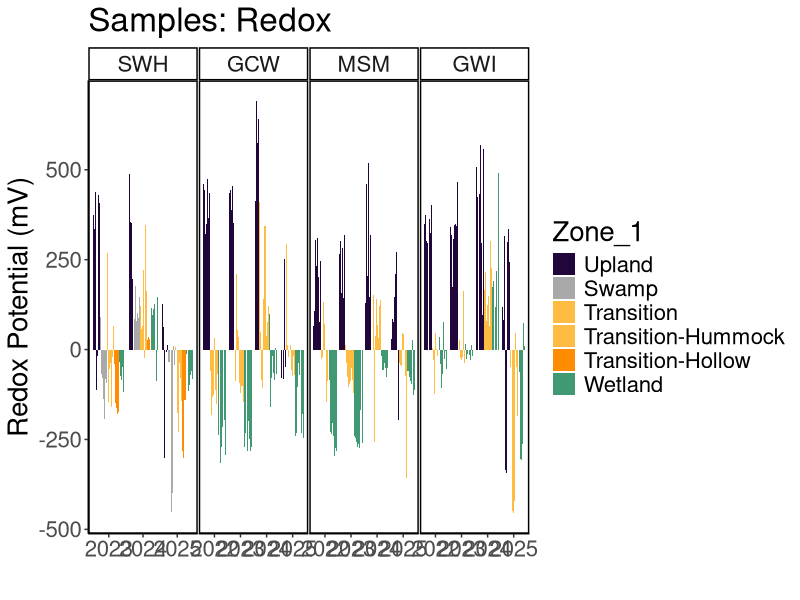
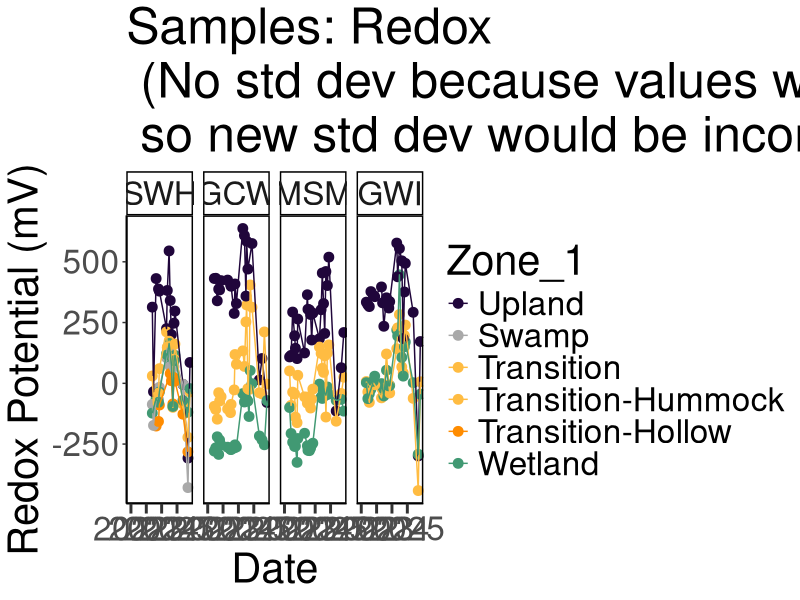
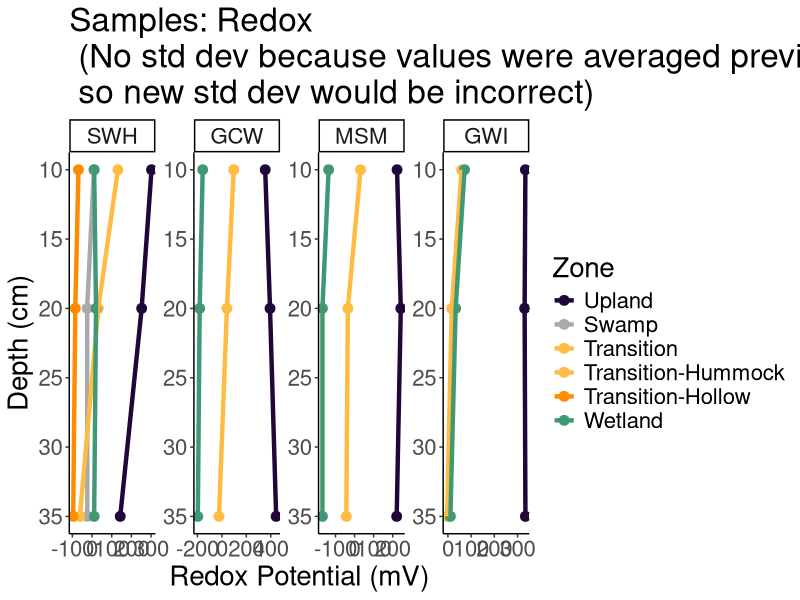
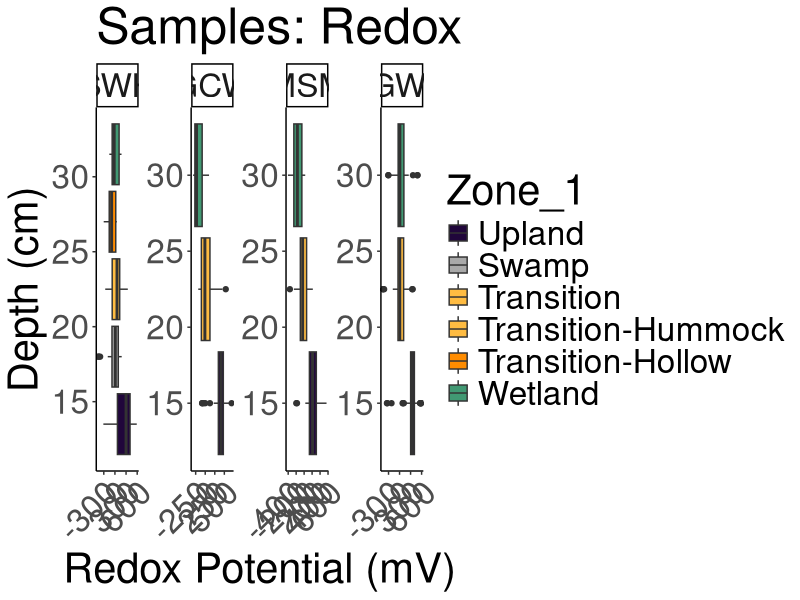
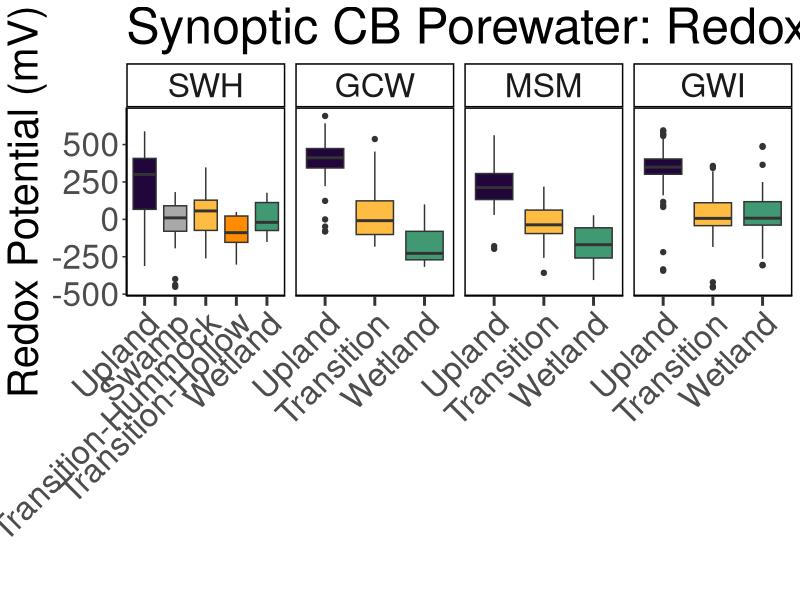
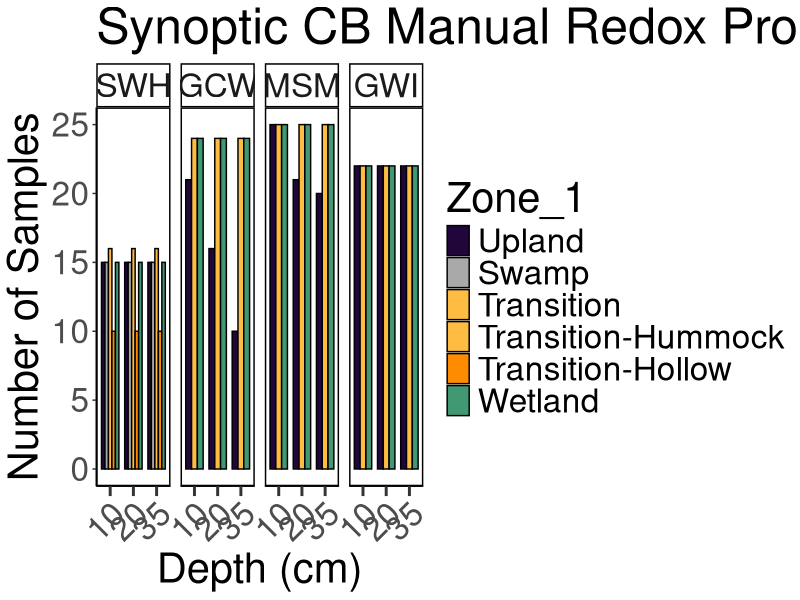
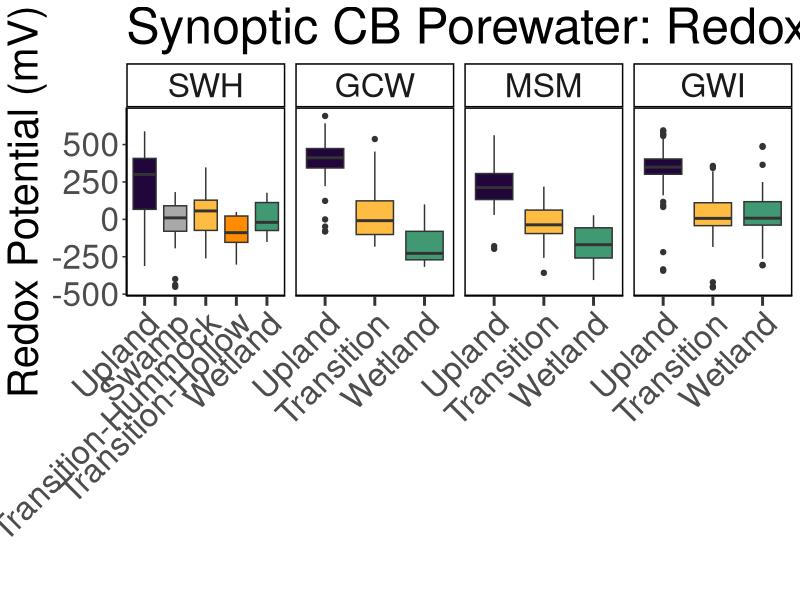

Reproduce these figures in R, in order.
## ---- chunk 1
library(dplyr)
library(ggplot2)
library(ggpubr)
library(stringr)
library(readxl)
library(tidyr)
library(tibble)
library(openxlsx)
library(knitr)
## ---- chunk 2

#read in 2022 Dionex Data:
dat22 <- read.csv("2022/Processed Data/COMPASS_Synoptic_CB_Redox_2022_processed.csv")
# head(dat22)
colnames(dat22)

#read in 2023 Dionex Data:
dat23 <- read.csv("2023/Processed Data/COMPASS_Synoptic_CB_Redox_2023_processed.csv")
# head(dat23)
colnames(dat23)

#read in 2024 Dionex Data:
dat24 <- read.csv("2024/Processed Data/COMPASS_Synoptic_CB_Redox_2024_processed.csv")
# head(dat24)
colnames(dat24)

#read in 2025 Dionex Data:
dat25 <- read.csv("2025/Processed Data/COMPASS_Synoptic_CB_Redox_2025_processed.csv")
# head(dat25)
colnames(dat25)

all_dat <- bind_rows(dat22, dat23, dat24, dat25)

all_dat <- all_dat %>%
  mutate(Project = "COMPASS:Synoptic", 
         Region = "CB", 
         Zone_1 = Zone) %>%
  mutate(Plot = case_when(Zone_1 == "Upland" ~ "UP", 
                          Zone_1 == "Transition" ~ "TR", 
                          Zone_1 == "Wetland" ~ "WC", 
                          Zone_1 == "Swamp" ~ "SWAMP",
                          TRUE ~ Zone)) %>% 
  filter (!is.na(Avg_mV))  ##remove NA values from samples not taken

final_dat <- all_dat %>%
  select (-Zone_1)

##Set 4 decimal points max
final_dat <- final_dat %>%
  mutate(across(where(is.numeric), round, digits = 1)) ##This does make all salinities 0 when Cl_ppm is 0 instead of 0.000026

##Format data
final_dat1 <- final_dat %>% 
  mutate(Project = "COMPASS: Synoptic", 
         Region = "CB", 
         Month_long = Month) %>% 
  mutate(Month = match(Month_long, month.name)) %>% 
  rename(Day = Date) %>% 
  select(c("Project", "Region", "Year", "Month", "Day", "Time_24hr",  "Time_Zone", "Site", "Plot", "Topography", "Depth", "Avg_mV", "Std_dv", "Std_err", "Notes"))

## ---- chunk 3

unique(final_dat1$Notes)

final_dat2 <- final_dat1 %>%
  mutate(Notes = case_when(
    str_detect(Notes, "UP too dry") ~ NA, 
    str_detect(Notes, "probe 3 mesured twice; must be a pocket") ~ "probe 3 measured twice; must be a pocket", 
    str_detect(Notes, "I feel like") ~ NA, 
    str_detect(Notes, "Couldn't get probes more than 10 cm into ground") ~ NA, 
    str_detect(Notes, "4|45 pos change") ~ "probe 4 measured at 45 cm", 
    str_detect(Notes, "5 mV measurement was done at 30 cm") ~ "probe 5 measurement was done at 30 cm", 
    str_detect(Notes, "WC very dry") ~ "Very dry", 
    Notes == "" ~ NA, 
    TRUE ~ Notes
  )) %>% 
  mutate(Notes = str_to_sentence(Notes))

unique(final_dat2$Notes)

## ---- chunk 4

#write out a csv of all the data to the main folder: 
write.csv(final_dat2, "COMPASS_SynopticCB_Redox_AllData.csv", row.names = FALSE)

## ---- chunk 5

data_plotting <- all_dat %>% 
  mutate(Zone_1 = case_when(Site == "SWH" & Zone_1 == "Transition" & Topography == "Hummock" ~ "Transition-Hummock",
                            Site == "SWH" & Zone_1 == "Transition" & Topography == "Hollow" ~ "Transition-Hollow",
                            TRUE ~ Zone_1))

#Order by Zone from Upland to Surface Water
data_plotting$Zone_1 = factor(data_plotting$Zone_1, levels = c("Upland",  "Swamp", "Transition", "Transition-Hummock", "Transition-Hollow", "Wetland"))
data_plotting <- data_plotting[order(data_plotting$Zone_1), ]

#Order by Site from SWH, GCW, MSM, GWI order, which is oligohaline to polyhaline
data_plotting$Site = factor(data_plotting$Site, levels = c("SWH", "GCW", "MSM", "GWI"))
data_plotting <- data_plotting[order(data_plotting$Site), ]

#Plot samples to get a first look at concentrations (sanity check)
#group the data for plotting
data_plotting_all <- data_plotting %>%
  group_by(Site, Zone_1) %>%
  mutate(row_num = factor(row_number())) %>%  # create row_num as factor per group
  ungroup()

# data_plotting_all$Date <- as.Date(paste(data_plotting_all$Year, data_plotting_all$Month, data_plotting_all$Day, sep = "-"))


#Plot data and change colors based on Zone:
viz_redox_plot <- ggplot(data_plotting_all, aes(x = as.character(Year), y = Avg_mV, fill = Zone_1)) +
  geom_bar(stat = "identity", position = position_dodge2(preserve = "total")) +
  facet_grid( ~ Site, scales="free") +
  scale_fill_manual(values = c(
    "Upland" = "#20063B",
    "Swamp" = "darkgrey",
    "Transition" = "#FFBC42",
    "Transition-Hollow" = "darkorange",
    "Transition-Hummock" = "#FFBC42",
    "Wetland" = "#419973")) +
  theme_classic() +
  labs(x = " ", y = "Redox Potential (mV)", title = "Samples: Redox") +
  theme(
    panel.spacing = unit(.05, "lines"), 
    panel.border = element_rect(color = "black", fill = NA, linewidth = 1)) + 
  theme(text = element_text(size = 20))

viz_redox_plot

## ---- chunk 6

##Make Date Column with just Year and Month for Sample ID
all_dat_dates <- data_plotting %>%
  mutate(Month_num = match(Month, month.name)) %>%
  mutate(
    YearMonth = if_else(
      Month_num < 10,
      # Modify the string:
      YearMonth <- paste(Year, Month_num, sep = "-0"), 
      YearMonth <- paste(Year, Month_num, sep = "-"), 
    )
  )

##Summarize SO4 and Cl by Date, Site, and Zone
Redox_avg <- all_dat_dates %>%
  group_by(Month, Year, Site, Zone_1) %>%
   dplyr::summarize(mean_mV = mean(Avg_mV, na.rm=TRUE), 
            YearMonth = first(YearMonth), 
            Date = first(Date))

# Concatenate with a day (e.g., "01" for the first day)
Redox_avg$Date <- paste(Redox_avg$YearMonth, Redox_avg$Date, sep = "-")

# Convert to Date object
Redox_avg$Date <- as.Date(Redox_avg$Date)

# Define the specific date breaks you want to display
specific_breaks <- as.Date(c("2022-01-01", "2023-01-01", "2024-01-01", "2025-01-01"))

viz_redox_plot_avgs <- ggplot(Redox_avg, aes(x = Date, y = mean_mV, color = Zone_1, group = Zone_1)) +
  geom_point(size = 3) + 
  # geom_errorbar(aes(ymin = mean_Cl - sd_Cl, ymax = mean_Cl + sd_Cl), width = 0.2) + 
  geom_line() + 
  facet_grid( ~ Site, scales="free_y") +
  scale_color_manual(values = c(
    "Upland" = "#20063B",
    "Swamp" = "darkgrey",
    "Transition" = "#FFBC42",
    "Transition-Hollow" = "darkorange",
    "Transition-Hummock" = "#FFBC42",
    "Wetland" = "#419973")) +
  theme_classic() +
  labs(x = "Date", y = "Redox Potential (mV)", title = "Samples: Redox\n (No std dev because values were averaged previously,\n so new std dev would be incorrect)") +
  theme(
    panel.spacing = unit(0.5, "lines"), 
    panel.border = element_rect(color = "black", fill = NA, linewidth = 1)) +
  # theme(axis.text.x = element_text(angle = 90, hjust = 0.5))+ 
  theme(text = element_text(size = 30))+
  scale_x_date(breaks = specific_breaks, date_labels = "%Y", expand = expansion(mult = c(0.18, 0.05)))+
  theme(axis.ticks.x = element_line(linewidth = 1))+
  theme(axis.ticks.length.x = unit(0.25, "cm"))

viz_redox_plot_avgs

## ---- chunk 7

##Remove SW and calculate average and sd for each depth
Redox_avg <- all_dat_dates %>%
  group_by(Site, Zone_1, Depth) %>%
   dplyr::summarize(mean_mV = mean(Avg_mV, na.rm=TRUE))

viz_redox_plot_depth <- ggplot(Redox_avg, aes(x = as.numeric(Depth), y = mean_mV, color = Zone_1, group = Zone_1)) +
  geom_point(size = 3) + 
  # Zone_geom_errorbar(aes(ymin = mean_Cl - sd_Cl, ymax = mean_Cl + sd_Cl), width = 0.5, size = 1) + 
  geom_line(size = 1.5) + 
  facet_wrap( ~ Site, scales="free", nrow = 1) + 
  scale_color_manual(values = c(
    "Upland" = "#20063B",
    "Swamp" = "darkgrey",
    "Transition" = "#FFBC42",
    "Transition-Hollow" = "darkorange",
    "Transition-Hummock" = "#FFBC42",
    "Wetland" = "#419973")) +
  theme_classic() +
  #labs(x = "Depth (cm)", y = "Redox Potential (mV)", title = "Samples: Redox profiles across transects") +
  labs(x = "Depth (cm)", y = "Redox Potential (mV)", title = "Samples: Redox\n (No std dev because values were averaged previously,\n so new std dev would be incorrect)") +
  theme(text = element_text(size = 20))+
  coord_flip() + 
  scale_x_continuous(trans = "reverse") + 
  labs(color = "Zone") 

viz_redox_plot_depth

## ---- chunk 8

##Remove SW
data_plotting_depth <- data_plotting %>%
  mutate(Depth_cm = factor(Depth, levels = c("45", "20", "10")))


#Plot data and change colors based on Zone:
viz_redox_depth <-  ggplot(data_plotting_depth, aes(x = Depth, y = Avg_mV, fill = Zone_1)) +
  geom_boxplot() +
  facet_wrap( ~ Site, scales="free", nrow = 1) +
  scale_fill_manual(values = c(
    "Upland" = "#20063B",
    "Swamp" = "darkgrey",
    "Transition" = "#FFBC42",
    "Transition-Hollow" = "darkorange",
    "Transition-Hummock" = "#FFBC42",
    "Wetland" = "#419973")) +
  theme_classic() +
  labs(x = "Depth (cm)", y = "Redox Potential (mV)", title = "Samples: Redox") +
  # theme(
  #   panel.spacing = unit(.05, "lines"), 
  #   panel.border = element_rect(color = "black", fill = NA, linewidth = 1))+ 
  theme(text = element_text(size = 30))+
  theme(axis.text.x = element_text(angle = 45, vjust = 1, hjust = 1))+ 
  coord_flip() 

viz_redox_depth

## ---- chunk 9


##Summarize SO4 and Cl by Date, Site, and Zone
viz_redox_boxplot <- ggplot(all_dat_dates, aes(x = Zone_1, y = Avg_mV, fill = Zone_1, group = Zone_1)) +
  geom_boxplot() + 
  facet_grid( ~ Site, scales = "free_x") +
  scale_x_discrete(drop = TRUE) +
  scale_fill_manual(values = c(
    "Upland" = "#20063B",
    "Swamp" = "darkgrey",
    "Transition" = "#FFBC42",
    "Transition-Hollow" = "darkorange",
    "Transition-Hummock" = "#FFBC42",
    "Wetland" = "#419973")) +
  theme_classic() +
  labs(x = " ", y = "Redox Potential (mV)", title = "Synoptic CB Porewater: Redox Potential") +
  theme(
    panel.spacing = unit(0.5, "lines"), 
    panel.border = element_rect(color = "black", fill = NA, linewidth = 1)) +
  theme(axis.text.x = element_text(angle = 45, vjust = 1, hjust = 1))+ 
  theme(text = element_text(size = 30))+
  theme(axis.ticks.x = element_line(linewidth = 1))+
  theme(axis.ticks.length.x = unit(0.25, "cm"))+ 
  #scale_x_discrete(labels = c("Upland", "Swamp", "Transition", "Wetland", "Surface Water"))+ 
  theme(legend.position = "none")

viz_redox_boxplot

# Save as a PNG
png("COMPASS_SynopticCB_Redox_alldata.png", width = 2000, height = 1200, res = 100) 
print(viz_redox_boxplot)  # For ggplot objects, use print()
dev.off() 

## ---- chunk 10
# It would also be great to add to our collation codes a summary chunk that will calculate value ranges, means, and standard deviations (and errors) for each site, zone, depth for each year; also for each site zone, depth overall; and for each site and zone overall so that we have some easy access to metrics. Was just thinking this might be helpful today when re-collating the DIC data.

colnames(all_dat)

##Metrics for each site, zone, depth for each year
summary_by_year <- data_plotting %>%
  group_by(Year, Site, Zone_1, Depth) %>%
   reframe(
     min_mV = min(Avg_mV, na.rm=TRUE),
     max_mV = max(Avg_mV, na.rm=TRUE), 
     mean_mV = mean(Avg_mV, na.rm=TRUE)) %>%
  mutate(across(where(is.numeric), round, digits = 4)) 

##Metrics for each site, zone, depth for all years
summary_all_years <- data_plotting %>%
  group_by(Site, Zone_1, Depth) %>%
   reframe(
     min_mV = min(Avg_mV, na.rm=TRUE),
     max_mV = max(Avg_mV, na.rm=TRUE), 
     mean_mV = mean(Avg_mV, na.rm=TRUE)) %>%
  mutate(across(where(is.numeric), round, digits = 4)) 

##Metrics for each site and zone for all depths and years
summary_all_depths_years <- data_plotting %>%
  group_by(Site, Zone_1) %>%
   reframe(
     min_mV = min(Avg_mV, na.rm=TRUE),
     max_mV = max(Avg_mV, na.rm=TRUE), 
     mean_mV = mean(Avg_mV, na.rm=TRUE)) %>%
  mutate(across(where(is.numeric), round, digits = 4)) 

## ---- chunk 11
#  I am thinking it might be cool to add to our porewater collation files a table at the end that has total number of samples then also some info about # of samples per zone, site, depth etc.

##Metrics for each year
sample_numbers_years <- data_plotting %>%
  group_by(Year) %>%
   reframe(
     Number_of_samples = n())

##Metrics for each site, zone, depth for all years
sample_numbers <- data_plotting %>%
  group_by(Site, Zone_1, Depth) %>%
   reframe(
     Number_of_samples = n())
     

## ---- chunk 12

library(kableExtra)

kable(
  summary_all_depths_years[, c("Site", "Zone_1", "min_mV",	"max_mV", "mean_mV")],  
  format = "latex",
  booktabs = TRUE,
  caption = "Summary Statistics"
) %>%
  kable_styling(
    latex_options = c("hold_position", "striped", "scale_down"),
    font_size = 12
  ) %>%
  row_spec(0, bold = TRUE) %>%   # header
  column_spec(1, bold = TRUE)


## ---- chunk 13

kable(
  sample_numbers_years[, c("Year", "Number_of_samples")],  
  format = "latex",
  booktabs = TRUE,
  caption = paste0("Total Samples: ", nrow(all_dat))
) %>%
  kable_styling(
    latex_options = c("hold_position", "striped", "scale_down"),
    font_size = 12
  ) %>%
  row_spec(0, bold = TRUE) %>%   # header
  column_spec(1, bold = TRUE)

## ---- chunk 14

##Number of Samples Plots
sample_num_barplot <- ggplot(sample_numbers, aes(x = as.character(Depth), y = Number_of_samples, fill = Zone_1)) +
  geom_col(position = "dodge", color = "black", width = 0.75) + # 'color' adds a border to the bars
  facet_grid(~Site , scales = "free_x") +
  scale_x_discrete(drop = TRUE) +
  scale_fill_manual(values = c(
    "Upland" = "#20063B",
    "Swamp" = "darkgrey",
    "Transition" = "#FFBC42",
    "Transition-Hollow" = "darkorange",
    "Transition-Hummock" = "#FFBC42",
    "Wetland" = "#419973")) +
  theme_classic() +
  labs(x = "Depth (cm)", y = "Number of Samples", title = "Synoptic CB Manual Redox Probe Sample Numbers") +
  theme(
    panel.spacing = unit(0.5, "lines"),
    panel.border = element_rect(color = "black", fill = NA, linewidth = 1)) +
  theme(axis.text.x = element_text(angle = 45, vjust = 1, hjust = 1))+
  theme(text = element_text(size = 30))+
  theme(axis.ticks.x = element_line(linewidth = 1))+
  theme(axis.ticks.length.x = unit(0.25, "cm"))
  #scale_x_discrete(labels = c("Upland", "Swamp", "Transition", "Wetland", "Surface Water"))+
  # theme(legend.position = "none")

sample_num_barplot
## ---- chunk 15

#write out a csv of all the data to the main folder: 
write.csv(summary_by_year, "COMPASS_SynopticCB_Redox_Summarized_By_Year.csv")


#write out a csv of the metadata associated with the data: 
write.csv(summary_all_years, "COMPASS_SynopticCB_Redox_Summarized_Years_Combined.csv")


#write out a csv of the metadata associated with the data: 
write.csv(summary_all_depths_years, "COMPASS_SynopticCB_Redox_Summarized_Years_and_Depths_Combined.csv")
